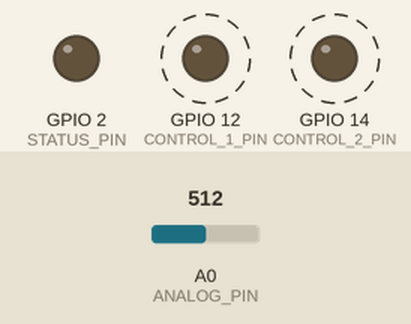
This sketch was run on a simulated ESP8266 (NodeMCU). Parts: output pins drawn as LEDs (lit = HIGH). Dashed ring = blinking. Inputs (shaded band) come from the test bench; at power-on: A0 (ANALOG_PIN) = 512. Storage starts empty; what the sketch prints to the serial monitor is not drawn.

Above: at 0.75 s.
Timing chart, 0 to 3.7 s (numbered marks = the images above):
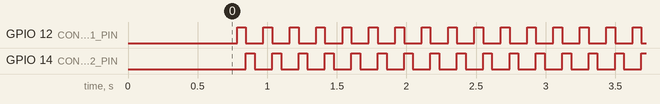

The sketch:

Solar-Energy-Meter.ino
```cpp
#include <Arduino.h>
#include <Wire.h>
#include <DS3231.h>
#include <ESP8266WiFi.h>
#include <ESP8266WebServer.h>
#include <DNSServer.h>
#include "FS.h"


/***********************************************************************/
/****************************** TYPES **********************************/
/***********************************************************************/
struct t_measure {
  long time;
  float voltage;
  float current;
  float light;
};

/***********************************************************************/
/**************************** CONSTANTS ********************************/
/***********************************************************************/

/****************************** PINS ***********************************/
const int STATUS_PIN = 2;
const int ANALOG_PIN = A0;
const int CONTROL_1_PIN = 12; // B - ROJO
const int CONTROL_2_PIN = 14; // A - VERDE

/******************************* WIFI **********************************/
const char* WIFI_SSID = "Solar Energy Meter";
const char* WIFI_PASS = "11223344";

IPAddress AP_IP(192, 168, 4, 1);
IPAddress NET_MASK(255, 255, 255, 0);

const char* SERVER_URL = "solar.io";
const byte SERVER_PORT = 80;
const byte DNS_PORT = 53;

const char* ROUTE_ROOT = "/";
const char* ROUTE_RESET = "/reset";
const char* ROUTE_DATA = "/data";
const char* ROUTE_STATUS = "/status";
const char* ROUTE_FUNCTIONS = "/functions.js";
const char* ROUTE_STYLE = "/style.css";
const char* ROUTE_CALIB = "/calib";


/***************************** STORAGE *********************************/
const char* INDEX_FILE = "/index.html";
const char* DATA_FILE = "/data.csv";
const char* FUNCTIONS_FILE = "/functions.js";
const char* STYLE_FILE = "/style.css";

/***************************** GENERAL *********************************/
const bool DEBUG = true;
const bool CLEAR_ON_INIT = false;
const int BAUD_RATE = 115200;

const int MEASURE_QUANTITY = 250;
const int MEASURE_INTERVAL = 600; // In Seconds

/*************************** calibration *******************************/
const float ZERO_CURRENT_OFFSET = 2.6719972972973;
const float CURRENT_MULTIPLIER = 2.13461538461538;

const float VOLTAGE_MULTIPLIER = 10.945573544609;

const float ZERO_LIGHT_OFFSET= 0.62461;
const float LIGHT_MULTIPLIER = 107.790991500415;


/***********************************************************************/
/**************************** VARIABLES ********************************/
/***********************************************************************/
t_measure currentMeasure;
t_measure lastMeasure;

ESP8266WebServer server(80);
DNSServer dnsServer;

DS3231 clock;
RTCDateTime dt;

long iterations, lastMillis, currentMillis;
bool calibration = false;


/***********************************************************************/
/************************* GENERAL METHODS *****************************/
/***********************************************************************/
void resetMeasure() {
  memset(&currentMeasure, 0, sizeof currentMeasure);
}

void resetData() {
  File f = SPIFFS.open(DATA_FILE, "w");
  f.println("Hora,Voltaje,Corriente,Luz");
  f.close();
}

long getEpoch() {
  dt = clock.getDateTime();
  return dt.unixtime;
}

float doMeasure() {
  float measure = 0;
  for (int i = 1; MEASURE_QUANTITY >= i; i++) {
    measure += analogRead(ANALOG_PIN);
    yield();
  }
  measure = measure * (3.3 / 1023.0) / MEASURE_QUANTITY;
  return measure;
}

float getCurrent() {
  float current;

  digitalWrite(CONTROL_1_PIN, LOW);
  digitalWrite(CONTROL_2_PIN, LOW);
  delay(10);

  current = doMeasure();
  if (!calibration)
    current = (-1) * (current - ZERO_CURRENT_OFFSET) * CURRENT_MULTIPLIER / (0.185);

  if (DEBUG)
    Serial.println(current);

  return current;
}

float getVoltage() {
  float voltage;

  digitalWrite(CONTROL_1_PIN, HIGH);
  digitalWrite(CONTROL_2_PIN, LOW);
  delay(10);

  voltage = doMeasure();
  if (!calibration)
    voltage *= VOLTAGE_MULTIPLIER;

  if (DEBUG)
    Serial.println(voltage);
  return voltage;
}

float getLight() {
  float light;

  digitalWrite(CONTROL_1_PIN, LOW);
  digitalWrite(CONTROL_2_PIN, HIGH);

  delay(10);
  light = doMeasure();
  if (!calibration)
    light  = (light - ZERO_LIGHT_OFFSET) * LIGHT_MULTIPLIER;
  if (DEBUG)
    Serial.println(light);
  return light;
}

void storeMeasure() {
  memcpy(&lastMeasure, &currentMeasure, sizeof currentMeasure);

  File f = SPIFFS.open(DATA_FILE, "a");
  f.printf("%d,%.5f,%.5f,%.5f\n", lastMeasure.time, lastMeasure.voltage, lastMeasure.current, lastMeasure.light);
  f.close();

  if (DEBUG)
    Serial.println("MEASURE STORED");
}

/***************************** ROUTES **********************************/
void verifyUrl() {
  if (server.hostHeader() != String(SERVER_URL)) {
    return handleDefault();
  }
}

void handleDefault()
{
  server.sendHeader("Location", "http://" + String(SERVER_URL), true);
  server.send(302, "text/plain", "");
  server.client().stop();
}

void handleRoot() {
  verifyUrl();
  File f = SPIFFS.open(INDEX_FILE, "r");
  server.streamFile(f, "text/html");
  f.close();
}


void handleReset() {
  //verifyUrl();
  resetData();
  File f = SPIFFS.open(INDEX_FILE, "r");
  server.streamFile(f, "text/html");
  f.close();
}

void handleData() {
  //verifyUrl();
  File f = SPIFFS.open(DATA_FILE, "r");
  server.streamFile(f, "text/csv");
  f.close();
}

void handleStatus() {
  //verifyUrl();
  FSInfo fs_info;
  SPIFFS.info(fs_info);

  float porcentage = ((((float)fs_info.totalBytes - (float)fs_info.usedBytes) / (float)fs_info.totalBytes)) * 100;

  server.sendHeader("Access-Control-Allow-Origin", "*");
  server.send(200, "text/plain", String(porcentage) + "," + String(lastMeasure.time) + "," + String(lastMeasure.voltage, 5) + "," + String(lastMeasure.current, 5) + "," + String(lastMeasure.light, 5));
}


void handleFunctions() {
  //verifyUrl();
  File f = SPIFFS.open(FUNCTIONS_FILE, "r");
  server.streamFile(f, "text/javascript");
  f.close();
}

void handleStyle() {
  //verifyUrl();
  File f = SPIFFS.open(STYLE_FILE, "r");
  server.streamFile(f, "text/css");
  f.close();
}

void handleCalib() {
  //verifyUrl();
  calibration = !calibration;
  server.send(204);
}


/***********************************************************************/
/****************************** SETUPS *********************************/
/***********************************************************************/

void setupWifi() {
  WiFi.softAPConfig(AP_IP, AP_IP, NET_MASK);
  WiFi.softAP(WIFI_SSID, WIFI_PASS, 1);

  if (DEBUG) {
    delay(500);
    Serial.print("AP IP address: ");
    Serial.println(WiFi.softAPIP());
  }

  dnsServer.setErrorReplyCode(DNSReplyCode::NoError);
  dnsServer.start(DNS_PORT, "*", AP_IP);

  server.on(ROUTE_ROOT, handleRoot);
  server.on(ROUTE_RESET, handleReset);
  server.on(ROUTE_DATA, handleData);
  server.on(ROUTE_STATUS, handleStatus);
  server.on(ROUTE_FUNCTIONS, handleFunctions);
  server.on(ROUTE_STYLE, handleStyle);
  server.on(ROUTE_CALIB, handleCalib);
  server.onNotFound(handleDefault);

  server.begin();
}

void setupClock() {
  clock.begin();
  clock.setDateTime(__DATE__, __TIME__);
}

void setupPin() {
  pinMode(STATUS_PIN, OUTPUT);
  digitalWrite(STATUS_PIN, LOW);

  pinMode(CONTROL_1_PIN, OUTPUT);
  digitalWrite(CONTROL_1_PIN, LOW);
  pinMode(CONTROL_2_PIN, OUTPUT);
  digitalWrite(CONTROL_2_PIN, LOW);

}

void setup() {
  delay(100);
  Serial.begin(BAUD_RATE);
  delay(100);

  Wire.begin();

  setupPin();

  setupClock();

  setupWifi();

  SPIFFS.begin();

  if (CLEAR_ON_INIT)
    resetData();


  lastMillis = 0;
  iterations = 0;
  resetMeasure();
}

/***********************************************************************/
/******************************* LOOPS *********************************/
/***********************************************************************/

void loop() {
  server.handleClient();
  dnsServer.processNextRequest();

  currentMillis = millis();

  if ((currentMillis - lastMillis) >= MEASURE_INTERVAL * 1000) {

    currentMeasure.current /= iterations;
    currentMeasure.voltage /= iterations;
    currentMeasure.light /= iterations;
    currentMeasure.time = getEpoch();


    storeMeasure();

    resetMeasure();
    iterations = 0;
    lastMillis = currentMillis;

  }
  else {
    currentMeasure.current += getCurrent();
    currentMeasure.voltage += getVoltage();
    currentMeasure.light += getLight();
    iterations += 1;
  }
}
```

Measured:
- by itself, GPIO 12 (CONTROL_1_PIN), GPIO 14 (CONTROL_2_PIN): alternates HIGH for 0.06 s and LOW for 0.13 s
